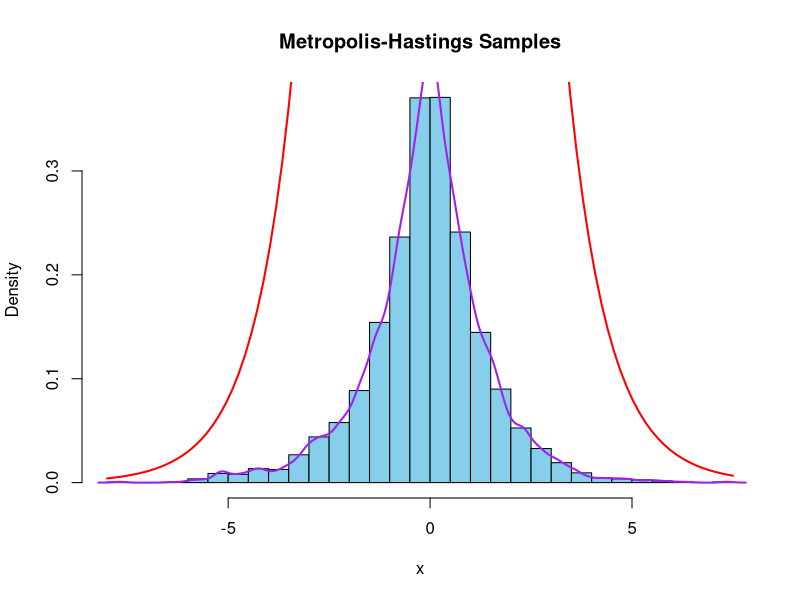

Recreate this plot in R.
## ---- chunk 1
knitr::opts_chunk$set(echo = TRUE)
## ---- chunk 2

f <- function(x) {
  return(12 * exp(-abs(x)))
}

metropolis <- function(N, initial_x, s) {
  # Initialize variables
  x <- numeric(N)
  x[1] <- initial_x
  
  # Run the Metropolis-Hastings algorithm
  for (i in 2:N) {
    # Propose a new sample from the Normal distribution
    randomXStar <- rnorm(1, mean = x[i - 1], sd = s)
    
    # Compute the acceptance ratio
    ratio <- f(randomXStar) / f(x[i - 1])
    
    # Generate a random number from the uniform distribution
    u <- log(runif(1))
    
    # Update the sample based on the log acceptance ratio
    if (u < log(ratio)) {
      x[i] <- randomXStar
    } else {
      x[i] <- x[i - 1]
    }
  }
  
  return(x)
}


set.seed(123)

# Parameters
N <- 10000  # Number of iterations
initial_x <- 0  # Initial value
s <- 1  # Standard deviation for the proposal distribution

# Run the Metropolis-Hastings algorithm
generated_samples <- metropolis(N, initial_x, s)

# Plot histogram and kernel density plot
hist(generated_samples, breaks = 30, prob = TRUE, col = "skyblue", main = "Metropolis-Hastings Samples", xlab = "x")
lines(density(generated_samples), col = "purple", lwd = 2)

# Overlay true distribution
curve(f(x), add = TRUE, col = "red", lwd = 2)

# Report sample mean and standard deviation
mean_generated <- mean(generated_samples)
sd_generated <- sd(generated_samples)

cat("Sample Mean:", mean_generated, "\n")
cat("Sample Standard Deviation:", sd_generated, "\n")
